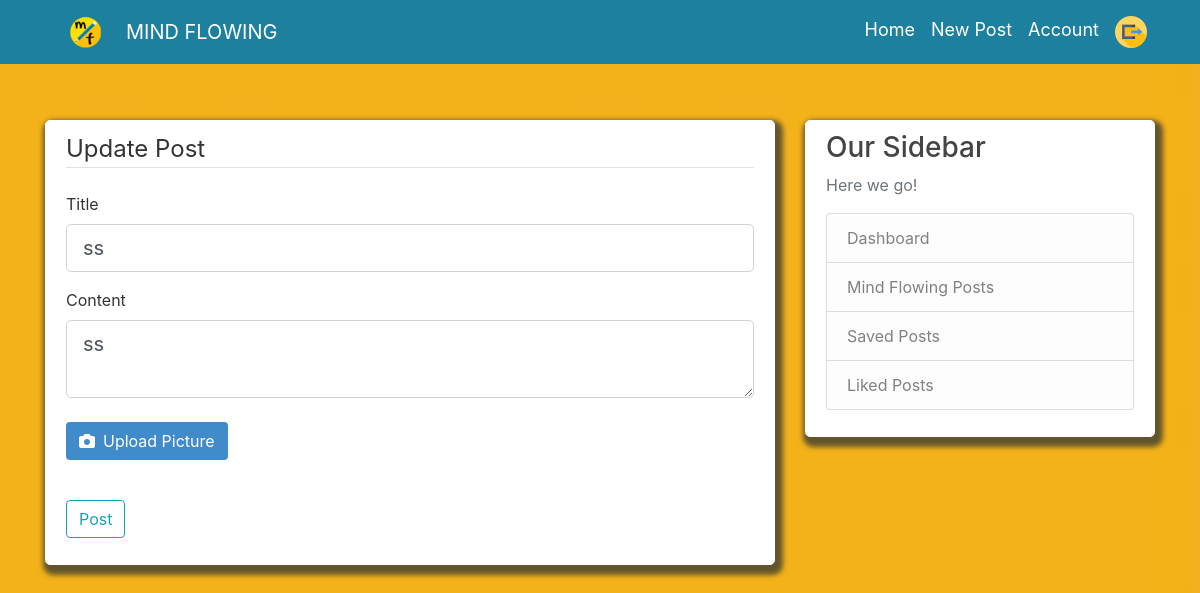
Page /post/1/update (signed in) on the earlier database version.
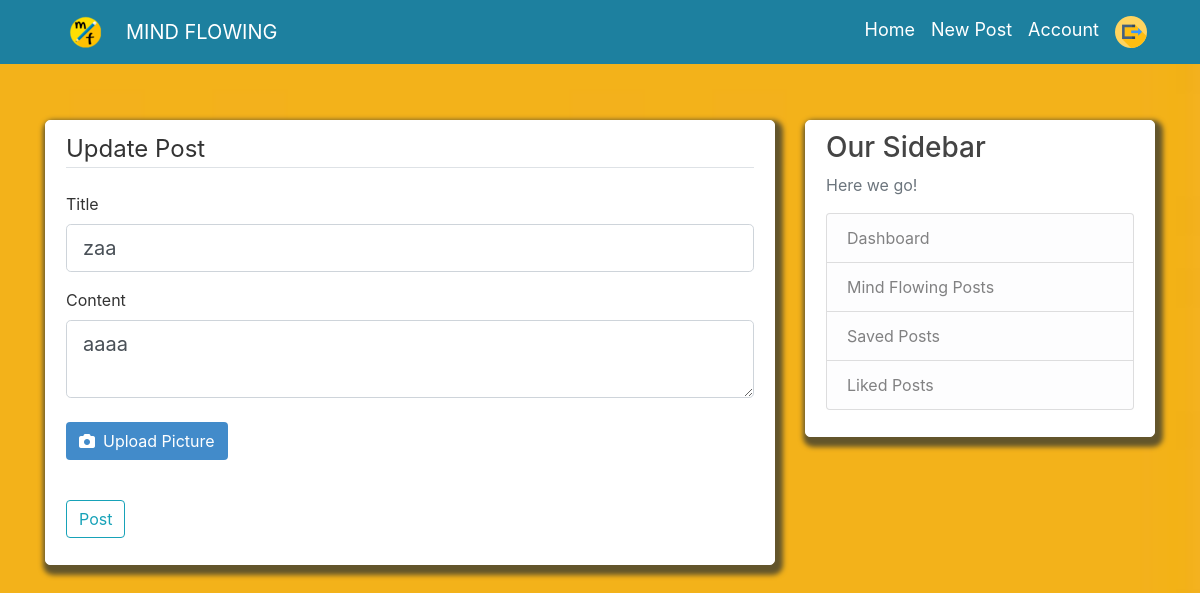
Same page on the later database version.
### flaskblog/models.py (models this page shows, shortened)
class Post(db.Model,UserMixin):
    __searchable__ = ['title', 'content']
    id = db.Column(db.Integer, primary_key=True)
    title = db.Column(db.String(100), nullable=False)
    date_posted = db.Column(db.DateTime, nullable=False, default=datetime.utcnow)
    content = db.Column(db.Text, nullable=False)
    user_id = db.Column(db.Integer, db.ForeignKey('user.id'), nullable=False)
    likes = db.relationship('PostLike', backref='post', lazy='dynamic')
    unlikes = db.relationship('PostUnLike', backref='post', lazy='dynamic')
    comments = db.relationship('PostComment',backref='post',lazy='dynamic')
    saves = db.relationship('PostSave', backref='post', lazy='dynamic')
    image = db.Column(db.String(100))

### flaskblog/routes.py (the view)
@app.route("/post/<int:post_id>/update", methods=['GET', 'POST'])
@login_required
def update_post(post_id):
    post = Post.query.get_or_404(post_id)
    if post.author != current_user:
        abort(403)
    form = PostForm()
    if form.validate_on_submit():
        if form.photo.data:
            picture_file = save_images(form.photo.data)
            post.image = picture_file
        post.title = form.title.data
        post.content = form.content.data
        db.session.commit()
        flash('Your post has been updated!', 'success')
        return redirect(url_for('post', post_id=post.id))
    elif request.method == 'GET':
        form.title.data = post.title
        form.content.data = post.content
    return render_template('create_post.html', title='Update Post',
                           form=form, legend='Update Post',post=post)

### flaskblog/forms.py
class PostForm(FlaskForm):
    title = StringField('Title', validators=[DataRequired()])
    content = TextAreaField('Content', validators=[DataRequired()])
    photo= FileField('Update Picture', validators=[FileAllowed(['jpg', 'png','jpeg'])])
    submit = SubmitField('Post')

### flaskblog/models.py (called while the page is built)
@login_manager.user_loader
def load_user(user_id):
    return User.query.get(int(user_id))

### flaskblog/templates/create_post.html (shortened to what this page needs)
{% extends "layout.html" %}
{% block content %}
<div class="content-section">
    <form method="POST" action="" enctype="multipart/form-data">
        <fieldset class="form-group">
            <legend class="border-bottom mb-4">{{ legend }}</legend>
            <div class="form-group">
                {{ form.title.label(class="form-control-label") }}
                {% if form.title.errors %}
                {{ form.title(class="form-control form-control-lg is-invalid") }}
                <div class="invalid-feedback">
                    {% for error in form.title.errors %}
                    <span>{{ error }}</span>
                    {% endfor %}
                </div>
                {% else %}
                {{ form.title(class="form-control form-control-lg") }}
                {% endif %}
            </div>
            <div class="form-group">
                {{ form.content.label(class="form-control-label") }}
                {% if form.content.errors %}
                {{ form.content(class="form-control form-control-lg is-invalid") }}
                <div class="invalid-feedback">
                    {% for error in form.content.errors %}
                    <span>{{ error }}</span>
                    {% endfor %}
                </div>
                {% else %}
                {{ form.content(class="form-control form-control-lg") }}
                {% endif %}
            </div>
            <div class="form-group">
                <label for="photo" class="btn mt-2" style="background-color:#428bca;color:#fff;"><i
                        class="fa fa-camera pr-2"></i>Upload Picture</label>
            </div>
        </fieldset>
        <div class="form-group">
            {{ form.submit(class="btn btn-outline-info") }}
        </div>
    </form>
</div>
{% endblock content %}

Differences in the rows shown:
changed Post: title "ss" → "zaa"; content "ss" → "aaaa"
